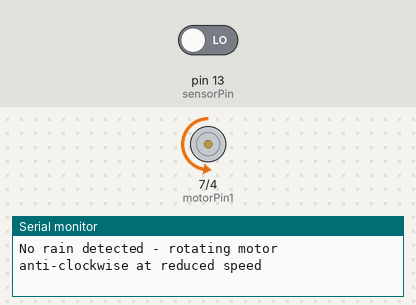
Bench run of a sketch on a simulated Arduino Uno, built with avr-gcc and run on an emulated ATmega328P. On the bench: motor-driver pin pairs drawn as motors (green arrow = first pin HIGH = forward, orange = second pin HIGH = backward, longer = more drive, scaled by the enable pin), the last lines printed to the serial monitor. Inputs (shaded band) come from the test bench; at power-on: pin 13 (sensorPin) LOW.

Above: at 10.8 s.
10.9 s: pin 13 (sensorPin) driven HIGH
At 16.0 s:
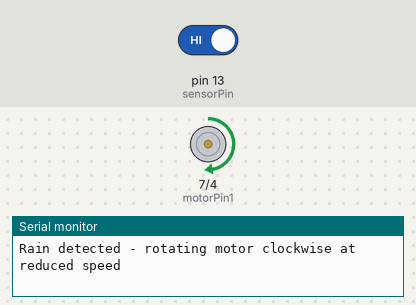
21.5 s: pin 13 (sensorPin) driven LOW
At 26.1 s:
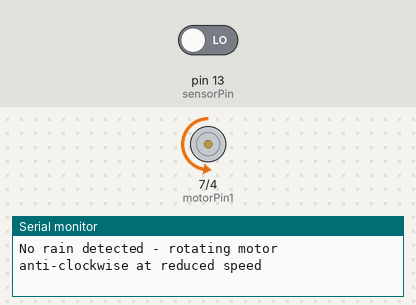
Timing chart, 0 to 27.6 s (numbered marks = the images above; inputs shaded):
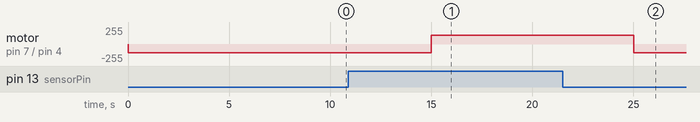

The sketch:

Rooftop_Rainwater_Harvesting.ino
```cpp
const int sensorPin = 13;  // The pin connected to the voltage-controlled switch
const int motorPin1 = 7;  // Control pin 1 for the motor driver
const int motorPin2 = 4;  // Control pin 2 for the motor driver
const int enablePin = 3;  // PWM-capable pin connected to the L293D's enable pin

void setup() {
  // Initialize the serial communication:
  Serial.begin(9600);
  // Set motor control and enable pins as output:
  pinMode(motorPin1, OUTPUT);
  pinMode(motorPin2, OUTPUT);
  pinMode(enablePin, OUTPUT);

  // Set the sensor pin as input:
  pinMode(sensorPin, INPUT);
}

void loop() {
  // Read the state of the voltage-controlled switch:
  int sensorState = digitalRead(sensorPin);

  if (sensorState == HIGH) {
    // Rain detected - rotate motor clockwise at a slower speed
    Serial.println("Rain detected - rotating motor clockwise at reduced speed");
    rotateMotorClockwise();
  } else {
    // No rain detected - rotate motor anti-clockwise at a slower speed
    Serial.println("No rain detected - rotating motor anti-clockwise at reduced speed");
    rotateMotorAntiClockwise();
  }

}

void rotateMotorClockwise() {
  analogWrite(enablePin, 128); // Adjust PWM value for desired speed (0 to 255)
  digitalWrite(motorPin1, HIGH);
  digitalWrite(motorPin2, LOW);
  // Adjust delay based on the desired number of rotations
  delay(5000);
  stopMotor();

}


void rotateMotorAntiClockwise() {
  analogWrite(enablePin, 128); // Adjust PWM value for desired speed
  digitalWrite(motorPin1, LOW);
  digitalWrite(motorPin2, HIGH);
  // Adjust delay based on the desired number of rotations
  delay(5000);
  stopMotor();

}

void stopMotor(){
  // Stop the motor after rotating
  digitalWrite(motorPin1, LOW);
  digitalWrite(motorPin2, LOW);
  analogWrite(enablePin, 0); // Turn off motor

}
```

Measured:
- after the input at 10.9 s, motor on pin 7 (motorPin1) / pin 4 (motorPin2): backward 128/255 → forward 128/255 after 4.1 s
- after the input at 21.5 s, motor on pin 7 (motorPin1) / pin 4 (motorPin2): forward 128/255 → backward 128/255 after 3.5 s
